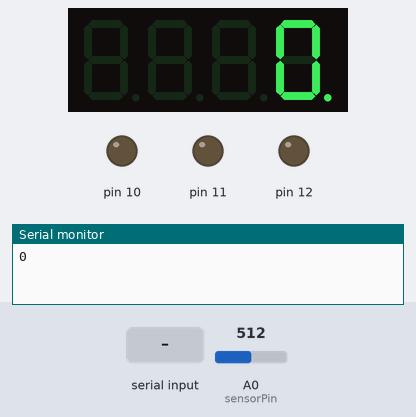
A sketch run on a simulated Arduino Uno, built with avr-gcc and run on an emulated ATmega328P. On the bench: 4-digit seven-segment display, output pins drawn as LEDs (lit = HIGH), the last lines printed to the serial monitor. The inputs (shaded band) are chosen by the test bench; at power-on: A0 (sensorPin) = 512.

Above: at 1.2 s.
1.3 s: "1" received over Serial
At 2.4 s:
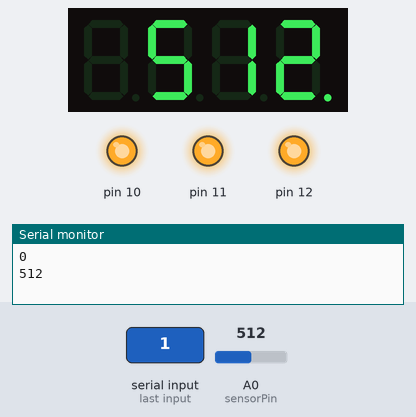
2.8 s: A0 (sensorPin) set to 435
At 3.4 s:
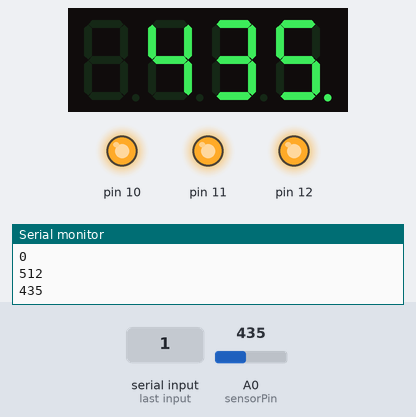
4.3 s: A0 (sensorPin) set to 408
At 4.6 s:
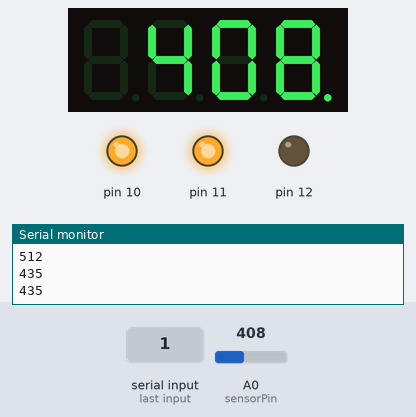
5.8 s: A0 (sensorPin) set to 364
At 6.9 s:
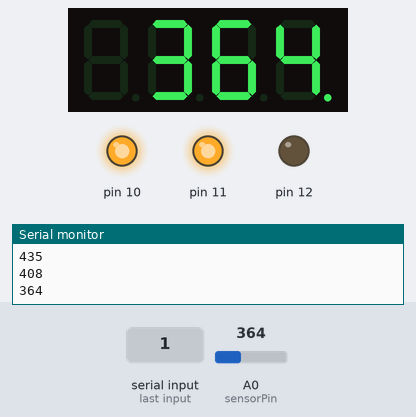
7.3 s: A0 (sensorPin) set to 334
At 8.0 s:
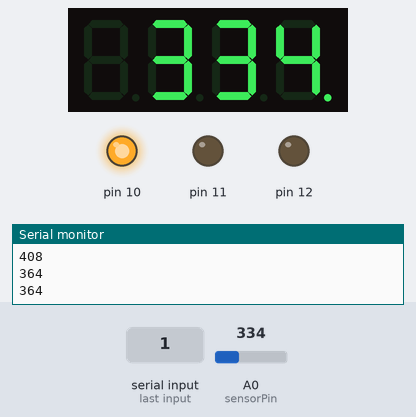
8.8 s: A0 (sensorPin) set to 263
At 9.2 s:
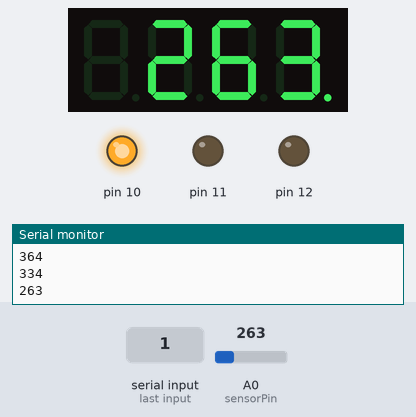
10.3 s: A0 (sensorPin) set to 233
Timing chart, 0 to 12.8 s (numbered marks = the images above; inputs shaded):
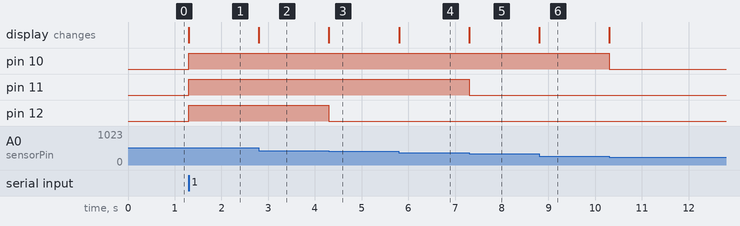

The sketch:

WaterMeasure.ino
```cpp
#include <TimerOne.h>
#include <SevSeg.h>

SevSeg sevseg; //Instantiate a seven segment object

int sensorPin = A0;    // select the input pin for the potentiometer
int sensorValue = 0;  // variable to store the value coming from the sensor
int mode = 0;


void setup() {
  // declare the ledPin as an OUTPUT:
  pinMode(10, OUTPUT);
  pinMode(11, OUTPUT);
  pinMode(12, OUTPUT);
  Serial.begin(9600);
  byte numDigits = 4;
  byte digitPins[] = {A2, A3, A4, A5};
  byte segmentPins[] = {2, 3, 4, 5, 6, 7, 8, 13};
  bool resistorsOnSegments = true; // 'false' means resistors are on digit pins
  byte hardwareConfig = COMMON_CATHODE; // See README.md for options
  sevseg.begin(hardwareConfig, numDigits, digitPins, segmentPins, resistorsOnSegments);

  Timer1.initialize(1000000);
  Timer1.attachInterrupt(transmitSerial); // after 1 second,it will perform 'transmitSerial' function
}

void transmitSerial()
{
  Serial.println(sensorValue); // show value of water level in Serial Monitor
}

void loop() {
  // read the value from the sensor:
  if(Serial.available()){            // read 1 or 0 from serial monitor and define mode
    int serialRead = Serial.read();
    if(serialRead == 48)
    {
      mode = 0;                     // stop showing the value of water level
    }else if(serialRead == 49)
    {
      mode = 1;                     // show the value of water level
    }
    //Serial.println(serialRead);
  }

  sensorValue = (mode==0) ? 0 : analogRead(sensorPin); // if water level is 0, sensorValue = 0
                                                       // else sensorValue = value from pin A0
  sevseg.setNumber(sensorValue,0); // display value on seven segment from sensorValue
  sevseg.refreshDisplay();         // refresh displayed value for show new value
  if(sensorValue < 250)
  {
    digitalWrite(10,LOW);
    digitalWrite(11,LOW);
    digitalWrite(12,LOW);
  }
  else if(sensorValue < 350){
    digitalWrite(10,HIGH);
    digitalWrite(11,LOW);
    digitalWrite(12,LOW);
  }else if(sensorValue < 425){
    digitalWrite(10,HIGH);
    digitalWrite(11,HIGH);
    digitalWrite(12,LOW);
  }else {
    digitalWrite(10,HIGH);
    digitalWrite(11,HIGH);
    digitalWrite(12,HIGH);
  }
}
```

Measured:
- the behaviour switches between 425 and 424 on A0 (sensorPin) (found by bisection; images 2 and 3)
- the behaviour switches between 350 and 349 on A0 (sensorPin) (found by bisection; images 4 and 5)
- after the input at 1.3 s, pin 10–12: LOW → HIGH at once; the display: changes at once (image 1)
- after the input at 2.8 s, the display: changes at once (image 2)
- after the input at 4.3 s, pin 12: HIGH → LOW at once; the display: changes at once (image 3)
- after the input at 5.8 s, the display: changes at once (image 4)
- after the input at 7.3 s, pin 11: HIGH → LOW at once; the display: changes at once (image 5)
- after the input at 8.8 s, the display: changes at once (image 6)
- after the input at 10.3 s, pin 10: HIGH → LOW at once
